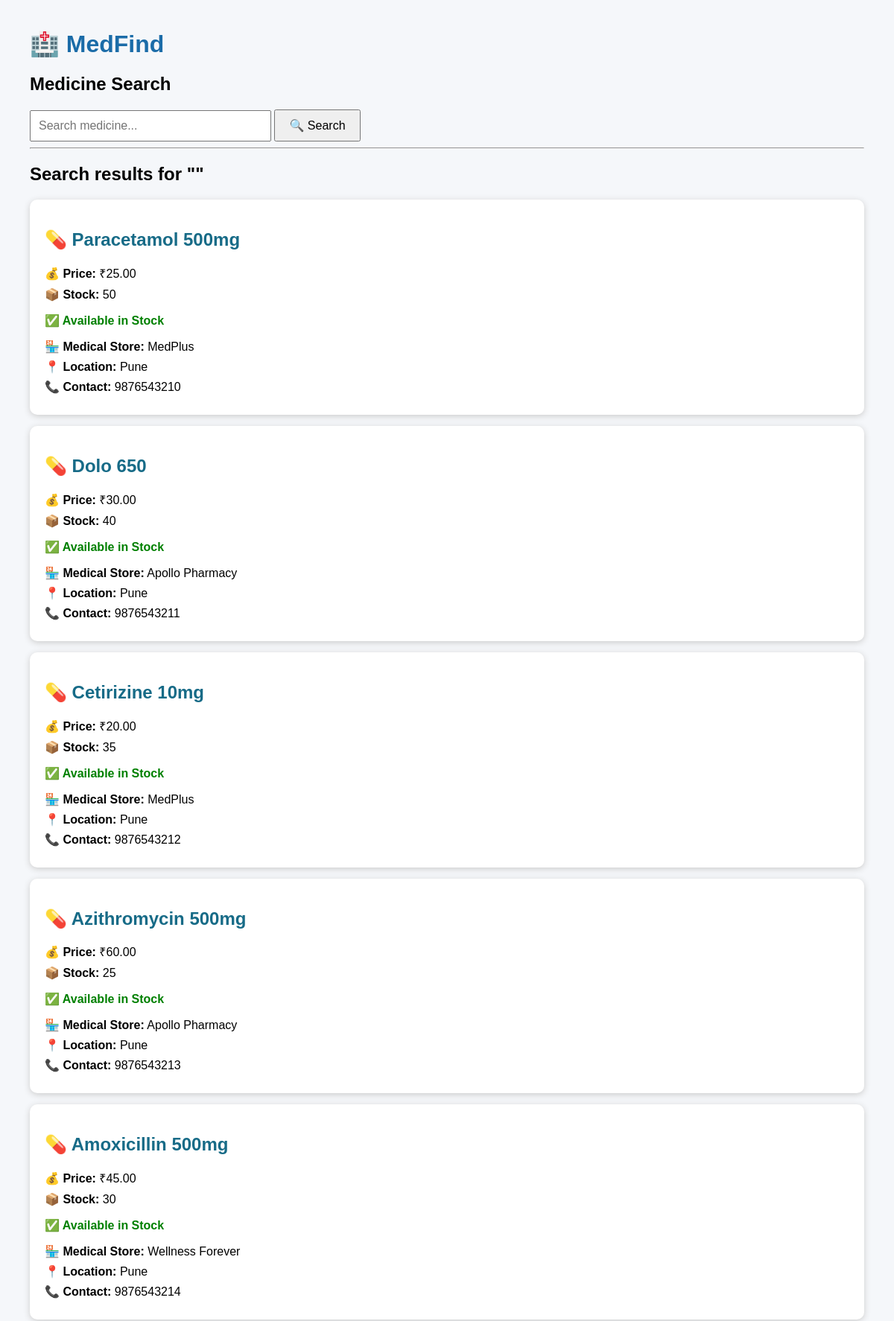
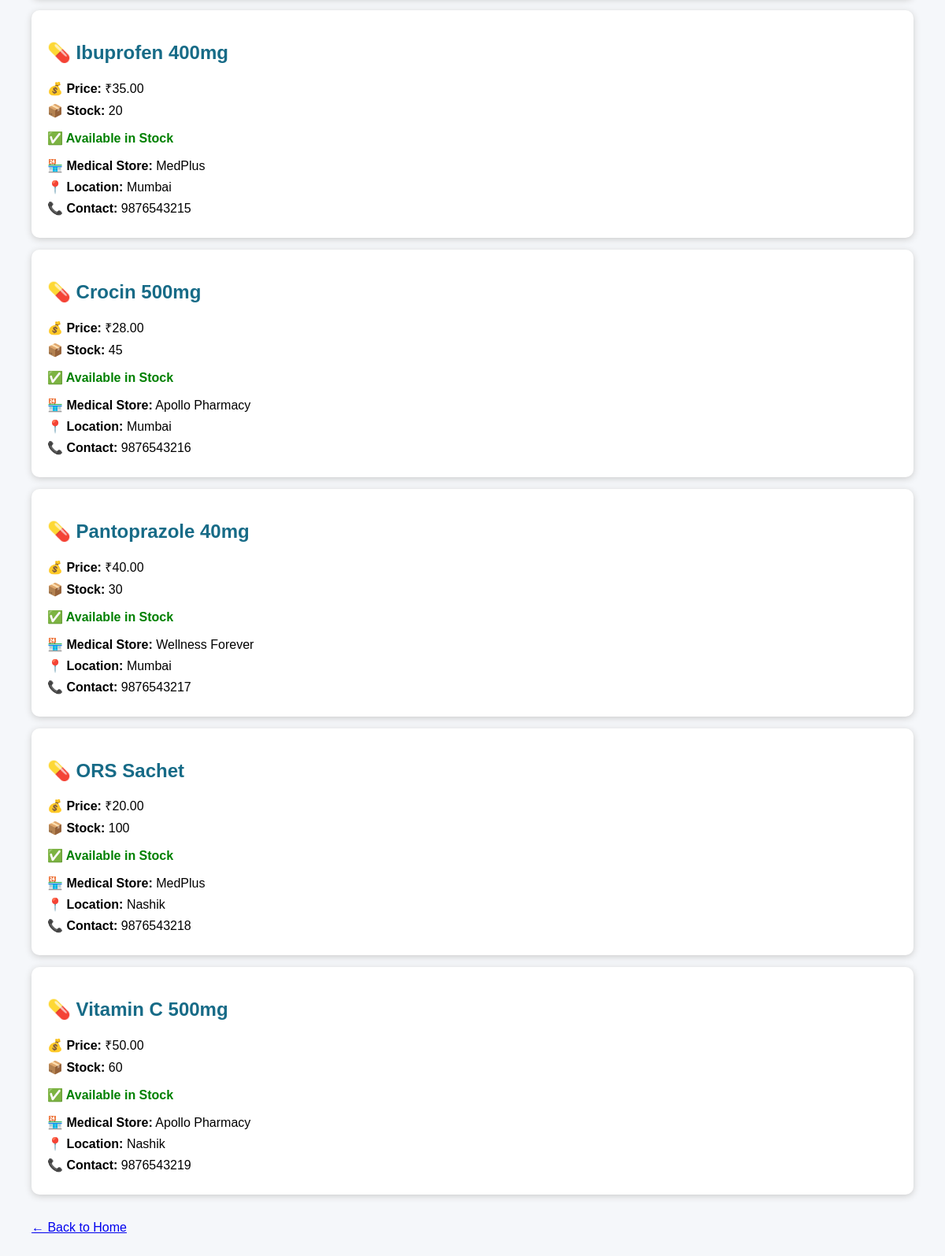
The app's page /search/ with its own data (2 pictures, top to bottom).
### users/models.py (models this page shows, shortened)
class Medicine(models.Model):
    name = models.CharField(max_length=200)
    price = models.DecimalField(max_digits=10, decimal_places=2)
    stock = models.PositiveIntegerField(default=0)
    store_name = models.CharField(max_length=200)
    location = models.CharField(max_length=300)
    contact = models.CharField(max_length=20)

### users/views.py (the view)
# urls.py: path("search/", search_medicine, name="search"),
def search_medicine(request):
    query = request.GET.get("q", "").strip()
    medicines = Medicine.objects.filter(
        name__icontains=query
    )
    return render(
        request,
        "search.html",
        {
            "medicines": medicines,
            "query": query,
        }
    )

### templates/search.html (shortened to what this page needs)
<!DOCTYPE html>
<html>
<head>
</head>
<body>
<h1>🏥 MedFind</h1>
<h2>Medicine Search</h2>
<form method="GET" action="/search/">
    <input
        type="text"
        name="q"
        value="{{ query }}"
        placeholder="Search medicine..."
        required
    >
    <button type="submit">🔍 Search</button>
</form>
<hr>
<h2>Search results for "{{ query }}"</h2>
{% if medicines %}
    {% for medicine in medicines %}
        <div class="medicine">
            <h2>💊 {{ medicine.name }}</h2>
            <p class="info">
                💰 <strong>Price:</strong> ₹{{ medicine.price }}
            </p>
            <p class="info">
                📦 <strong>Stock:</strong> {{ medicine.stock }}
            </p>
            {% if medicine.stock > 0 %}
                <p class="available">✅ Available in Stock</p>
            {% else %}
                <p class="out-stock">❌ Out of Stock</p>
            {% endif %}
            <p class="info">
                🏪 <strong>Medical Store:</strong> {{ medicine.store_name }}
            </p>
            <p class="info">
                📍 <strong>Location:</strong> {{ medicine.location }}
            </p>
            <p class="info">
                📞 <strong>Contact:</strong> {{ medicine.contact }}
            </p>
        </div>
    {% endfor %}
{% else %}
    <p>❌ No medicines found.</p>
{% endif %}
<br>
<a href="/">← Back to Home</a>
</body>
</html>

### templates/search.html (style rules this page uses)
body { font-family: Arial, sans-serif; margin: 40px; background: #f5f7fa; }
h1 { color: #1b6ca8; }
input { padding: 10px; width: 300px; font-size: 16px; }
button { padding: 10px 18px; font-size: 16px; cursor: pointer; }
.medicine { background: white; padding: 20px; margin: 15px 0; border-radius: 10px; box-shadow: 0 2px 8px #ccc; }
.medicine h2 { color: #176b87; }
.info { margin: 8px 0; }
.available { color: green; font-weight: bold; }

### records on screen
Medicine: name "Paracetamol 500mg", price "25.00", stock "50", shows "✅ Available in Stock", store_name "MedPlus", location "Pune", contact "9876543210"
Medicine: name "Dolo 650", price "30.00", stock "40", shows "✅ Available in Stock", store_name "Apollo Pharmacy", location "Pune", contact "9876543211"
Medicine: name "Cetirizine 10mg", price "20.00", stock "35", shows "✅ Available in Stock", store_name "MedPlus", location "Pune", contact "9876543212"
Medicine: name "Azithromycin 500mg", price "60.00", stock "25", shows "✅ Available in Stock", store_name "Apollo Pharmacy", location "Pune", contact "9876543213"
Medicine: name "Amoxicillin 500mg", price "45.00", stock "30", shows "✅ Available in Stock", store_name "Wellness Forever", location "Pune", contact "9876543214"
Medicine: name "Ibuprofen 400mg", price "35.00", stock "20", shows "✅ Available in Stock", store_name "MedPlus", location "Mumbai", contact "9876543215"
Medicine: name "Crocin 500mg", price "28.00", stock "45", shows "✅ Available in Stock", store_name "Apollo Pharmacy", location "Mumbai", contact "9876543216"
Medicine: name "Pantoprazole 40mg", price "40.00", stock "30", shows "✅ Available in Stock", store_name "Wellness Forever", location "Mumbai", contact "9876543217"
Medicine: name "ORS Sachet", price "20.00", stock "100", shows "✅ Available in Stock", store_name "MedPlus", location "Nashik", contact "9876543218"
Medicine: name "Vitamin C 500mg", price "50.00", stock "60", shows "✅ Available in Stock", store_name "Apollo Pharmacy", location "Nashik", contact "9876543219"
